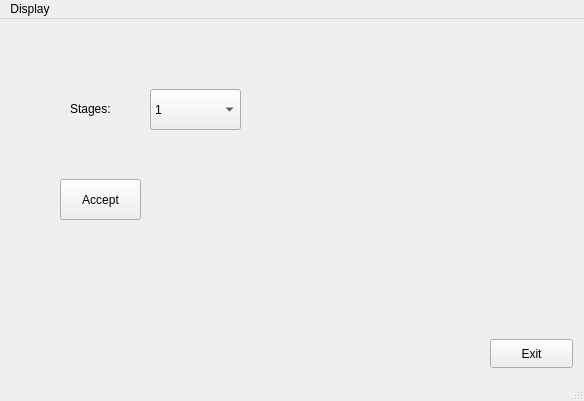
<?xml version="1.0" encoding="UTF-8"?>
<ui version="4.0">
 <class>MainWindow</class>
 <widget class="QMainWindow" name="MainWindow">
  <property name="geometry">
   <rect>
    <x>0</x>
    <y>0</y>
    <width>584</width>
    <height>401</height>
   </rect>
  </property>
  <property name="windowTitle">
   <string>MainWindow</string>
  </property>
  <widget class="QWidget" name="centralwidget">
   <widget class="QPushButton" name="accept">
    <property name="geometry">
     <rect>
      <x>60</x>
      <y>160</y>
      <width>81</width>
      <height>41</height>
     </rect>
    </property>
    <property name="text">
     <string>Accept</string>
    </property>
   </widget>
   <widget class="QComboBox" name="comboBox">
    <property name="geometry">
     <rect>
      <x>150</x>
      <y>70</y>
      <width>91</width>
      <height>41</height>
     </rect>
    </property>
    <item>
     <property name="text">
      <string>1</string>
     </property>
    </item>
    <item>
     <property name="text">
      <string>2</string>
     </property>
    </item>
    <item>
     <property name="text">
      <string>3</string>
     </property>
    </item>
    <item>
     <property name="text">
      <string>4</string>
     </property>
    </item>
    <item>
     <property name="text">
      <string>5</string>
     </property>
    </item>
    <item>
     <property name="text">
      <string>6</string>
     </property>
    </item>
    <item>
     <property name="text">
      <string>7</string>
     </property>
    </item>
    <item>
     <property name="text">
      <string>8</string>
     </property>
    </item>
    <item>
     <property name="text">
      <string>9</string>
     </property>
    </item>
    <item>
     <property name="text">
      <string>10</string>
     </property>
    </item>
    <item>
     <property name="text">
      <string>11</string>
     </property>
    </item>
    <item>
     <property name="text">
      <string>12</string>
     </property>
    </item>
    <item>
     <property name="text">
      <string>13</string>
     </property>
    </item>
    <item>
     <property name="text">
      <string>14</string>
     </property>
    </item>
    <item>
     <property name="text">
      <string>15</string>
     </property>
    </item>
    <item>
     <property name="text">
      <string>16</string>
     </property>
    </item>
    <item>
     <property name="text">
      <string>17</string>
     </property>
    </item>
    <item>
     <property name="text">
      <string>18</string>
     </property>
    </item>
    <item>
     <property name="text">
      <string>19</string>
     </property>
    </item>
    <item>
     <property name="text">
      <string>20</string>
     </property>
    </item>
    <item>
     <property name="text">
      <string>21</string>
     </property>
    </item>
    <item>
     <property name="text">
      <string>22</string>
     </property>
    </item>
    <item>
     <property name="text">
      <string>23</string>
     </property>
    </item>
    <item>
     <property name="text">
      <string>24</string>
     </property>
    </item>
    <item>
     <property name="text">
      <string>25</string>
     </property>
    </item>
    <item>
     <property name="text">
      <string>26</string>
     </property>
    </item>
    <item>
     <property name="text">
      <string>27</string>
     </property>
    </item>
    <item>
     <property name="text">
      <string>28</string>
     </property>
    </item>
    <item>
     <property name="text">
      <string>29</string>
     </property>
    </item>
    <item>
     <property name="text">
      <string>30</string>
     </property>
    </item>
    <item>
     <property name="text">
      <string>31</string>
     </property>
    </item>
    <item>
     <property name="text">
      <string>32</string>
     </property>
    </item>
    <item>
     <property name="text">
      <string>33</string>
     </property>
    </item>
    <item>
     <property name="text">
      <string>34</string>
     </property>
    </item>
    <item>
     <property name="text">
      <string>35</string>
     </property>
    </item>
    <item>
     <property name="text">
      <string>36</string>
     </property>
    </item>
    <item>
     <property name="text">
      <string>37</string>
     </property>
    </item>
    <item>
     <property name="text">
      <string>38</string>
     </property>
    </item>
    <item>
     <property name="text">
      <string>39</string>
     </property>
    </item>
    <item>
     <property name="text">
      <string>40</string>
     </property>
    </item>
    <item>
     <property name="text">
      <string>41</string>
     </property>
    </item>
    <item>
     <property name="text">
      <string>42</string>
     </property>
    </item>
    <item>
     <property name="text">
      <string>43</string>
     </property>
    </item>
    <item>
     <property name="text">
      <string>44</string>
     </property>
    </item>
    <item>
     <property name="text">
      <string>45</string>
     </property>
    </item>
    <item>
     <property name="text">
      <string>46</string>
     </property>
    </item>
    <item>
     <property name="text">
      <string>47</string>
     </property>
    </item>
    <item>
     <property name="text">
      <string>48</string>
     </property>
    </item>
    <item>
     <property name="text">
      <string>49</string>
     </property>
    </item>
    <item>
     <property name="text">
      <string>50</string>
     </property>
    </item>
    <item>
     <property name="text">
      <string>51</string>
     </property>
    </item>
    <item>
     <property name="text">
      <string>52</string>
     </property>
    </item>
    <item>
     <property name="text">
      <string>53</string>
     </property>
    </item>
    <item>
     <property name="text">
      <string>54</string>
     </property>
    </item>
    <item>
     <property name="text">
      <string>55</string>
     </property>
    </item>
    <item>
     <property name="text">
      <string>56</string>
     </property>
    </item>
    <item>
     <property name="text">
      <string>57</string>
     </property>
    </item>
    <item>
     <property name="text">
      <string>58</string>
     </property>
    </item>
    <item>
     <property name="text">
      <string>59</string>
     </property>
    </item>
    <item>
     <property name="text">
      <string>60</string>
     </property>
    </item>
    <item>
     <property name="text">
      <string>61</string>
     </property>
    </item>
    <item>
     <property name="text">
      <string>62</string>
     </property>
    </item>
    <item>
     <property name="text">
      <string>63</string>
     </property>
    </item>
    <item>
     <property name="text">
      <string>64</string>
     </property>
    </item>
    <item>
     <property name="text">
      <string>65</string>
     </property>
    </item>
    <item>
     <property name="text">
      <string>66</string>
     </property>
    </item>
    <item>
     <property name="text">
      <string>67</string>
     </property>
    </item>
    <item>
     <property name="text">
      <string>68</string>
     </property>
    </item>
    <item>
     <property name="text">
      <string>69</string>
     </property>
    </item>
    <item>
     <property name="text">
      <string>70</string>
     </property>
    </item>
    <item>
     <property name="text">
      <string>71</string>
     </property>
    </item>
    <item>
     <property name="text">
      <string>72</string>
     </property>
    </item>
    <item>
     <property name="text">
      <string>73</string>
     </property>
    </item>
    <item>
     <property name="text">
      <string>74</string>
     </property>
    </item>
    <item>
     <property name="text">
      <string>75</string>
     </property>
    </item>
    <item>
     <property name="text">
      <string>76</string>
     </property>
    </item>
    <item>
     <property name="text">
      <string>77</string>
     </property>
    </item>
    <item>
     <property name="text">
      <string>78</string>
     </property>
    </item>
    <item>
     <property name="text">
      <string>79</string>
     </property>
    </item>
    <item>
     <property name="text">
      <string>80</string>
     </property>
    </item>
    <item>
     <property name="text">
      <string>81</string>
     </property>
    </item>
    <item>
     <property name="text">
      <string>82</string>
     </property>
    </item>
    <item>
     <property name="text">
      <string>83</string>
     </property>
    </item>
    <item>
     <property name="text">
      <string>84</string>
     </property>
    </item>
    <item>
     <property name="text">
      <string>85</string>
     </property>
    </item>
    <item>
     <property name="text">
      <string>86</string>
     </property>
    </item>
    <item>
     <property name="text">
      <string>87</string>
     </property>
    </item>
    <item>
     <property name="text">
      <string>88</string>
     </property>
    </item>
    <item>
     <property name="text">
      <string>89</string>
     </property>
    </item>
    <item>
     <property name="text">
      <string>90</string>
     </property>
    </item>
    <item>
     <property name="text">
      <string>91</string>
     </property>
    </item>
    <item>
     <property name="text">
      <string>92</string>
     </property>
    </item>
    <item>
     <property name="text">
      <string>93</string>
     </property>
    </item>
    <item>
     <property name="text">
      <string>94</string>
     </property>
    </item>
    <item>
     <property name="text">
      <string>95</string>
     </property>
    </item>
    <item>
     <property name="text">
      <string>96</string>
     </property>
    </item>
    <item>
     <property name="text">
      <string>97</string>
     </property>
    </item>
    <item>
     <property name="text">
      <string>98</string>
     </property>
    </item>
    <item>
     <property name="text">
      <string>99</string>
     </property>
    </item>
    <item>
     <property name="text">
      <string>100</string>
     </property>
    </item>
   </widget>
   <widget class="QLabel" name="label">
    <property name="geometry">
     <rect>
      <x>70</x>
      <y>80</y>
      <width>63</width>
      <height>20</height>
     </rect>
    </property>
    <property name="text">
     <string>Stages:</string>
    </property>
   </widget>
   <widget class="QPushButton" name="exit">
    <property name="geometry">
     <rect>
      <x>490</x>
      <y>320</y>
      <width>83</width>
      <height>29</height>
     </rect>
    </property>
    <property name="text">
     <string>Exit</string>
    </property>
   </widget>
  </widget>
  <widget class="QMenuBar" name="menubar">
   <property name="geometry">
    <rect>
     <x>0</x>
     <y>0</y>
     <width>584</width>
     <height>25</height>
    </rect>
   </property>
   <widget class="QMenu" name="menuDisplay">
    <property name="title">
     <string>Display</string>
    </property>
    <addaction name="actionStage_Display"/>
   </widget>
   <addaction name="menuDisplay"/>
  </widget>
  <widget class="QStatusBar" name="statusbar"/>
  <action name="actionStage_Display">
   <property name="text">
    <string>Stage Display</string>
   </property>
  </action>
 </widget>
 <resources/>
 <connections/>
</ui>
